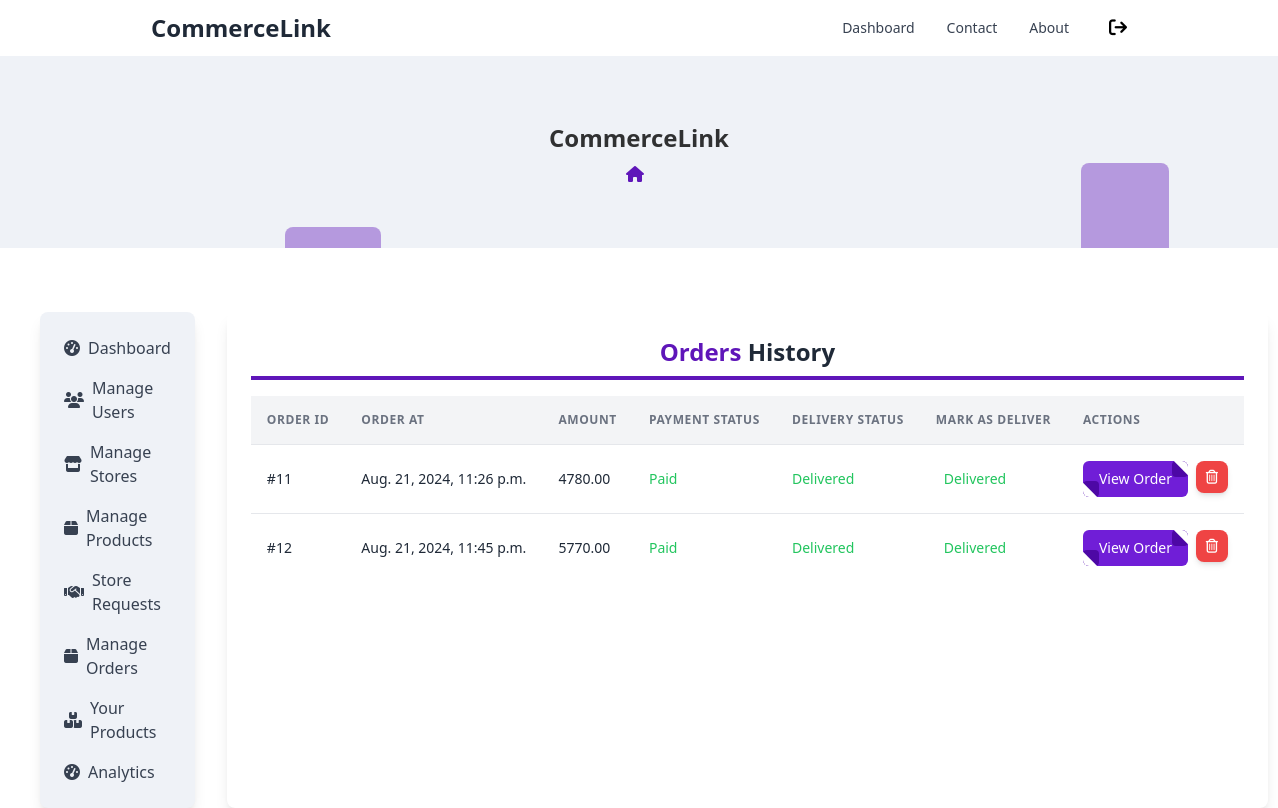
Page /admin_dashboard/all_orders/ (signed in) on the earlier database version.
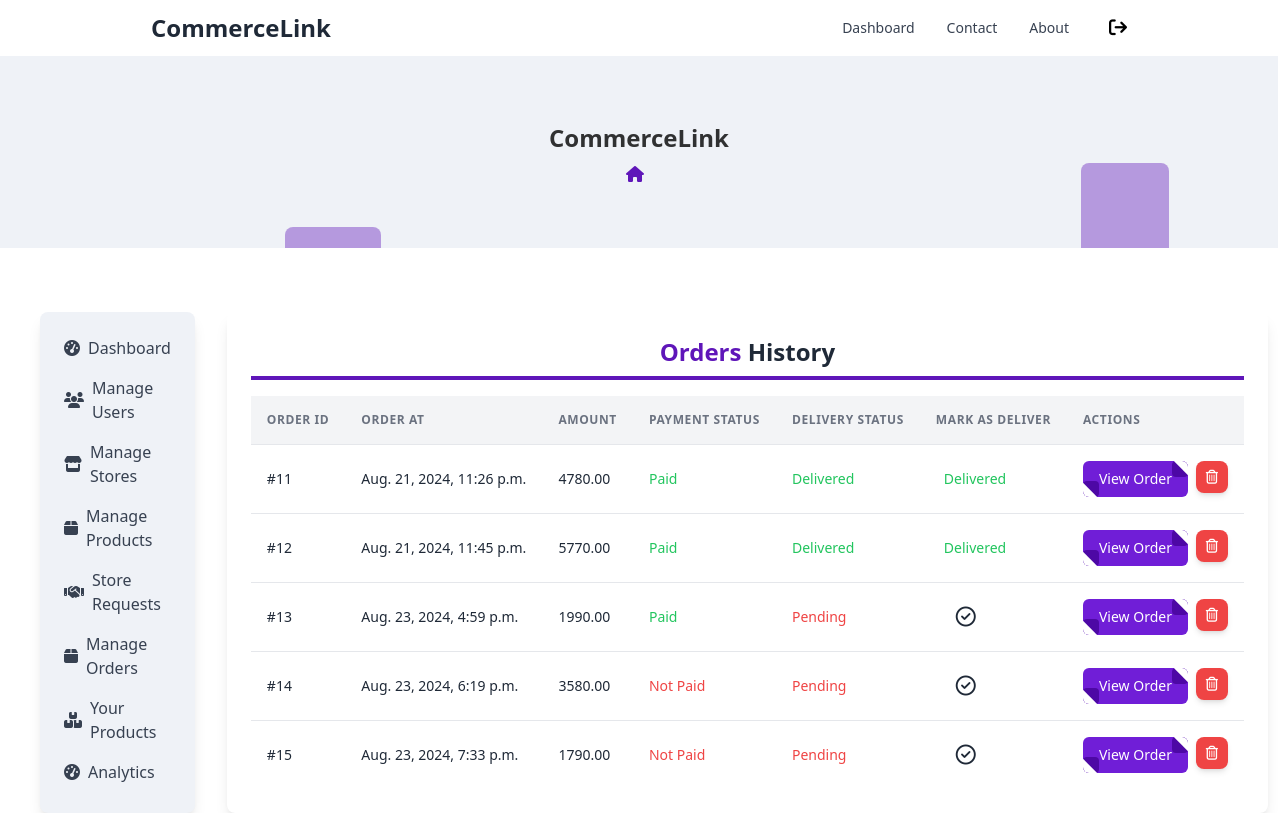
Same page on the later database version.
### products/models.py (models this page shows, shortened)
class Order(models.Model):
    user                    = models.ForeignKey(CustomUser, on_delete=models.CASCADE)
    total_amount            = models.DecimalField(default=0, max_digits=20, decimal_places=2)
    status                  = models.BooleanField(default=False)
    address                 = models.TextField()
    city                    = models.CharField(max_length=128)
    ordered_at              = models.DateTimeField(auto_created=True)
    delivered_at            = models.DateTimeField(auto_now=True)
    is_paid                 = models.BooleanField(default=False)

### marketplace/decorators.py (the view)
        @user_passes_test(lambda u: u.is_authenticated and u.role == role, login_url='/login/')
        def _wrapped_view(request, *args, **kwargs):
            if request.user.is_authenticated and request.user.role == role:
                return view_func(request, *args, **kwargs)
            else:
                return redirect('login')

### admin_dashboard/views.py (called while the page is built)
@role_required('admin')
def all_orders(request):
    orders = Order.objects.all()
    context = {'orders': orders }
    return render(request, "admin_dashboard/all_orders.html", context)

### products/context_processors.py (called while the page is built)
def cart_summary(request):
    cart = request.session.get('cart', {})
    total_quantity = sum(cart.values())
    return {'cart_qty': total_quantity}

def store_context(request):
    store = None
    if request.user.is_authenticated:
        user = request.user
        if user.role == 'seller':
            try:
                store = Store.objects.get(user=user)
            except Store.DoesNotExist:
                store = None
    return {'store': store}

### admin_dashboard/templates/admin_dashboard/all_orders.html (shortened to what this page needs)
{% extends 'main_base.html' %}
{% block maincontent %}
<div class="w-full">
    <h1 class="text-2xl font-bold text-center text-gray-800 border-b-4 border-[#5F16B9] pb-2 mb-4">
        <span class="capitalize text-[#5F16B9]">Orders</span> History
    </h1>
    <div class="font-sans overflow-x-auto">
        {% if orders %}
        <table class="min-w-full divide-y divide-gray-200">
            <thead class="bg-gray-100 whitespace-nowrap">
                <tr>
                    <th class="px-4 py-4 text-left text-xs font-semibold text-gray-500 uppercase tracking-wider">
                        Order ID
                    </th>
                    <th class="px-4 py-4 text-left text-xs font-semibold text-gray-500 uppercase tracking-wider">
                        Order At
                    </th>
                    <th class="px-4 py-4 text-left text-xs font-semibold text-gray-500 uppercase tracking-wider">
                        Amount
                    </th>
                    <th class="px-4 py-4 text-left text-xs font-semibold text-gray-500 uppercase tracking-wider">
                        Payment Status
                    </th>
                    <th class="px-4 py-4 text-left text-xs font-semibold text-gray-500 uppercase tracking-wider">
                        Delivery Status
                    </th>
                    <th class="px-4 py-4 text-left text-xs font-semibold text-gray-500 uppercase tracking-wider">
                        Mark As Deliver
                    </th>
                    <th class="px-4 py-4 text-left text-xs font-semibold text-gray-500 uppercase tracking-wider">
                        Actions
                    </th>
                </tr>
            </thead>
            <tbody class="bg-white divide-y divide-gray-200 whitespace-nowrap">
                {% for order in orders %}
                <tr id="order-{{ order.id }}">
                    <td class="px-4 py-4 text-sm text-gray-800 capitalize">
                        #{{ order.id }}
                    </td>
                    <td class="px-4 py-4 text-sm text-gray-800">
                        {{ order.ordered_at }}
                    </td>
                    <td class="px-4 py-4 text-sm text-gray-800">
                        {{ order.total_amount }}
                    </td>
                    <td class="px-4 py-4 text-sm text-gray-800">
                        {% if order.is_paid %}
                        <span class="text-green-500">Paid</span>
                        {% else %}
                        <span class="text-red-500">Not Paid</span>
                        {% endif %}
                    </td>
                    <td class="px-4 py-4 text-sm text-gray-800">
                        {% if order.status %}
                        <span class="text-green-500">Delivered</span>
                        {% else %}
                        <span class="text-red-500">Pending</span>
                        {% endif %}
                    </td>
                    <td class="px-4 py-4 text-sm text-gray-800">
                        {% if not order.status %}
                        <button class="mark-delivered cursor-pointer hover:text-[#5F16B9] outline-none duration-300" data-id="{{ order.id }}" title="Mark Delivered">
                            <i class="fa-regular fa-circle-check text-xl ml-5"></i>
                        </button>
                        {% else %}
                        <span class="text-green-500 ml-2">Delivered</span>
                        {% endif %}
                    </td>
                    <td class="px-4 py-4 text-sm text-gray-800 flex gap-2">
                        <a href="{% url 'order_summary' order_id=order.id %}">
                            <button class="relative flex items-center px-4 py-2 overflow-hidden font-medium transition-all bg-[#701ED7] rounded-md group">
                                <span class="absolute top-0 right-0 inline-block w-4 h-4 transition-all duration-500 ease-in-out bg-[#4D08A5] rounded group-hover:-mr-4 group-hover:-mt-4">
                                    <span class="absolute top-0 right-0 w-5 h-5 rotate-45 translate-x-1/2 -translate-y-1/2 bg-white"></span>
                                </span>
                                <span class="absolute bottom-0 rotate-180 left-0 inline-block w-4 h-4 transition-all duration-500 ease-in-out bg-[#4D08A5] rounded group-hover:-ml-4 group-hover:-mb-4">
                                    <span class="absolute top-0 right-0 w-5 h-5 rotate-45 translate-x-1/2 -translate-y-1/2 bg-white"></span>
                                </span>
                                <span class="relative w-full text-left text-white transition-colors duration-200 ease-in-out group-hover:text-white">View Order</span>
                            </button>
                        </a>
                        <button class="delete-item w-8 h-8 flex items-center justify-center bg-red-500 text-white font-bold rounded-lg shadow-md hover:bg-red-600 transition-colors duration-300" data-id="{{ order.id }}">
                            <i class="fa-regular fa-trash-can"></i>
                        </button>
                    </td>
                </tr>
                {% endfor %}
            </tbody>
        </table>
        {% else %}
        <p class="m-4 text-lg text-gray-700 text-center bg-gray-100 p-4 rounded-lg">
            No one placed any orders yet!
        </p>
        {% endif %}
    </div>
</div>
{% endblock %}

### templates/main_base.html (shortened to what this page needs)
{% extends 'base.html' %}
{% block content %}
{% include 'small_header.html' %}
<section class="flex gap-8 mx-10 mt-16">
    {% if store and store.is_active == False %}
    <p class="text-xl text-center text-gray-700 mt-6">
        The store is currently inactive.
    </p>
    {% else %}
    <div class="bg-[#EFF2F7] p-6 rounded-lg shadow-lg w-64">
        <ul class="space-y-4">
            <li>
                <a href="{% if request.user.is_superuser %} {% url 'admin_dashboard' %} {% elif request.user.role == 'seller' %} {% url 'seller_dashboard' %} {% elif request.user.role == 'buyer' %} {% url 'user_dashboard' %} {% endif %}"
                    class="flex items-center text-gray-700 hover:text-[#5F16B9] transition-colors">
                    <i class="fa-solid fa-tachometer-alt mr-2"></i>
                    Dashboard
                </a>
                {% if request.user.role == 'admin' %}
            <li>
                <a href="{% url 'users' %}"
                    class="flex items-center text-gray-700 hover:text-[#5F16B9] transition-colors">
                    <i class="fa-solid fa-users mr-2"></i>
                    Manage Users
                </a>
            </li>
            <li>
                <a href="{% url 'store_lists' %}"
                    class="flex items-center text-gray-700 hover:text-[#5F16B9] transition-colors">
                    <i class="fa-solid fa-store mr-2"></i>
                    Manage Stores
                </a>
            </li>
            <li>
                <a href="{% url 'products_list' %}"
                    class="flex items-center text-gray-700 hover:text-[#5F16B9] transition-colors">
                    <i class="fa-solid fa-box mr-2"></i>
                    Manage Products
                </a>
            </li>
            <li>
                <a href="{% url 'seller_requests' %}"
                    class="flex items-center text-gray-700 hover:text-[#5F16B9] transition-colors">
                    <i class="fa-solid fa-handshake mr-2"></i>
                    Store Requests
                </a>
            </li>
            {% endif %}
            {% if request.user.role != 'buyer' %}
            <li>
                <a href="{% if request.user.role == 'admin' %} {% url 'orders' %} {% elif request.user.role == 'seller' %} {% url 'seller_orders' %} {% endif %}"
                    class="flex items-center text-gray-700 hover:text-[#5F16B9] transition-colors">
                    <i class="fa-solid fa-box mr-2"></i>
                    Manage Orders
                </a>
            </li>
            <li>
                <a href="{% url 'products_by_user' user_id=request.user.id %}"
                    class="flex items-center text-gray-700 hover:text-[#5F16B9] transition-colors">
                    <i class="fa-solid fa-boxes-stacked mr-2"></i>
                    Your Products
                </a>
            </li>
            </li>
            <li>
                <a href="{% url 'analytics' %}"
                    class="flex items-center text-gray-700 hover:text-[#5F16B9] transition-colors">
                    <i class="fa-solid fa-tachometer-alt mr-2"></i>
                    Analytics
                </a>
            </li>
            {% endif %}
        </ul>
    </div>
    {% endif %}
    <div class="flex-1 p-6 bg-white rounded-lg shadow-lg">
        {% block maincontent %}
        {% endblock %}
    </div>
</section>
{% endblock %}

### templates/base.html (shortened to what this page needs)
<html lang="en">
<head>
    <link rel="stylesheet" href="https://cdnjs.cloudflare.com/ajax/libs/font-awesome/6.6.0/css/all.min.css" />
    <script src="https://cdn.tailwindcss.com"></script>
</head>
<body>
    {% include 'navbar.html' %}
    {% block content %}
    {% endblock %}
</body>
</html>

### templates/navbar.html (shortened to what this page needs)
<nav class="bg-white shadow-md">
  <div class="container mx-auto px-6 py-3 md:flex md:justify-between md:items-center">
    <div class="flex justify-between items-center">
      <div>
        <a class="text-gray-800 text-xl font-bold md:text-2xl hover:text-gray-700"
          href="{% url 'home' %}">CommerceLink</a>
      </div>
    </div>
    <div class="md:flex items-center">
      <div class="flex flex-col md:flex-row md:mx-6">
        {% if request.user.is_authenticated %}
        <a class="my-1 text-sm text-gray-700 font-medium hover:text-[#5F16B9] md:mx-4 md:my-0"
          href="{% if request.user.is_superuser %} {% url 'admin_dashboard' %} {% elif request.user.role == 'seller' %} {% url 'seller_dashboard' %} {% elif request.user.role == 'buyer' %} {% url 'user_dashboard' %} {% endif %}">Dashboard</a>
        <a class="my-1 text-sm text-gray-700 font-medium hover:text-[#5F16B9] md:mx-4 md:my-0" href="#">Contact</a>
        <a class="my-1 text-sm text-gray-700 font-medium hover:text-[#5F16B9] md:mx-4 md:my-0" href="#">About</a>
        {% else %}
        <a class="my-1 text-sm text-gray-700 font-medium hover:text-[#5F16B9] md:mx-4 md:my-0" href="{% url 'login' %}">Login</a>
        <a class="my-1 text-sm text-gray-700 font-medium hover:text-[#5F16B9] md:mx-4 md:my-0" href="{% url 'register' %}">SignUp</a>
        {% endif %}
      </div>
      <div class="flex justify-center gap-3 items-center">
        {% if request.user.is_authenticated %}
        <a href="{% url 'logout' %}" title="logout">
          <i class="fa-solid fa-arrow-right-from-bracket text-lg"></i>
        </a>
        {% endif %}
      </div>
    </div>
  </div>
</nav>

### templates/small_header.html (shortened to what this page needs)
<div class="bg-[#EFF2F7] flex justify-center items-center h-48 overflow-hidden relative">
    <div class="relative z-20">
        <h2 class="text-2xl font-bold mb-3 opacity-80">CommerceLink</h2>
        <p class="flex items-center justify-center gap-2">
            <span class="text-[#5F16B9]"><a href="{% url 'home' %}"><i class="fa fa-home"></i></a></span> <a href="{{path}}">{{path}}</a>
        </p>
    </div>
    <ul id="animated-list" class="absolute h-full w-full flex flex-wrap justify-center items-center z-0">
    </ul>
</div>

Differences in the rows shown:
added Order: id "13", ordered_at "Aug. 23, 2024, 4:59 p.m.", total_amount "1990.00", is_paid "Paid", status "Pending"
added Order: id "14", ordered_at "Aug. 23, 2024, 6:19 p.m.", total_amount "3580.00", is_paid "Not Paid", status "Pending"
added Order: id "15", ordered_at "Aug. 23, 2024, 7:33 p.m.", total_amount "1790.00", is_paid "Not Paid", status "Pending"
